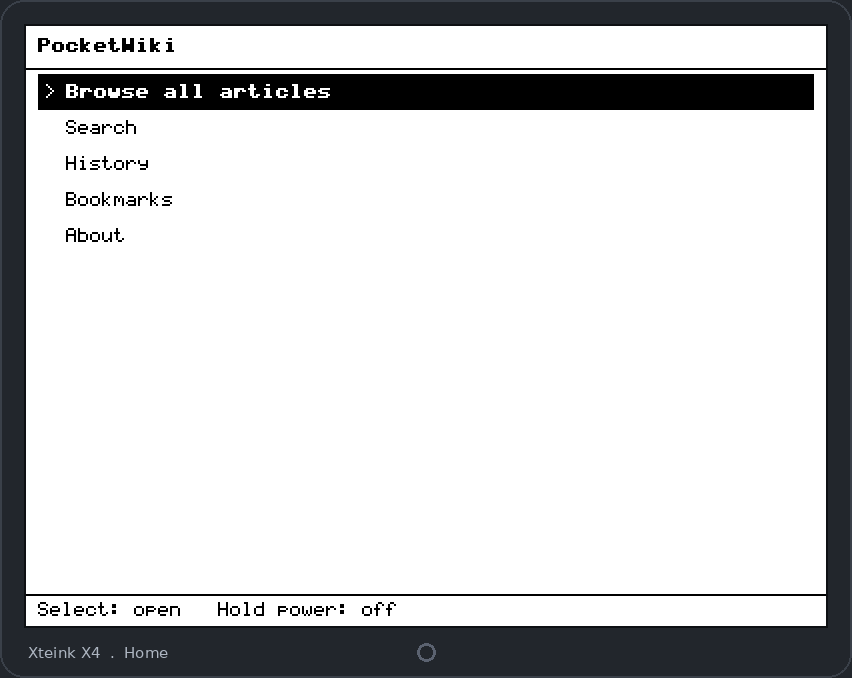
#> input picture docs/images/home.png, 852 x 678 px, given in place of home.pgm, which was not available
$ python make_media.py ../docs/images/home.png out.png
#> lines starting #> are read from the running program, lines starting #| are printed output that depends on the picture; pictures that were not available may be replaced by others from this repository, and a replacement may not be noted
#!/usr/bin/env python3
"""Turn the PGM frames from render_screens into README media.

Produces framed PNG screenshots and animated GIFs with a simple device bezel.
The pixels come from the real firmware rendering code (see render_screens.cpp);
this script only frames and animates them. British English; no em dashes.

Usage: python tools/make_media.py <frames_dir> <out_dir>
"""

import sys
from pathlib import Path

from PIL import Image, ImageDraw, ImageFont

SCALE = 2
PAD = 26
CHIN = 52
BODY = "#22262c"
EDGE = "#3a4049"
SCREEN_EDGE = "#0e1013"
LABEL = "#aeb6c2"
ACCENT = "#5b6270"


def _font(size):
#> called with size = 15
    for path in (
        "/usr/share/fonts/truetype/dejavu/DejaVuSans.ttf",
        "/usr/share/fonts/truetype/dejavu/DejaVuSans-Bold.ttf",
    ):
        try:
            return ImageFont.truetype(path, size)
        except OSError:
            continue
    return ImageFont.load_default()


LABEL_FONT = _font(15)


def load_pgm(path):
    return Image.open(path).convert("L")


def bezel(screen_l, caption):
#> called with caption = 'Xteink X4  .  Home'
    screen = screen_l.resize((screen_l.width * SCALE, screen_l.height * SCALE), Image.NEAREST).convert("RGB")
    w = screen.width + 2 * PAD
#> w = 1756
    h = screen.height + PAD + CHIN
#> h = 1434
    dev = Image.new("RGB", (w, h), BODY)
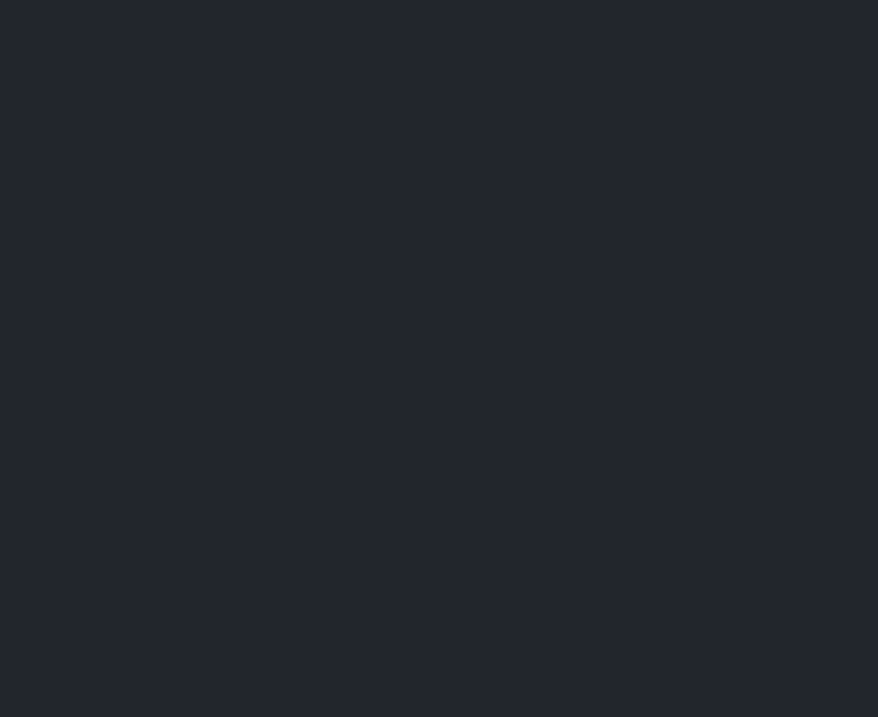
#> dev: PIL image 1756x1434 RGB (shown at 1/2 size); mean R, G, B 34, 38, 44
    d = ImageDraw.Draw(dev)
    d.rounded_rectangle([0, 0, w - 1, h - 1], radius=24, fill=BODY, outline=EDGE, width=2)
    sx, sy = PAD, PAD
    dev.paste(screen, (sx, sy))
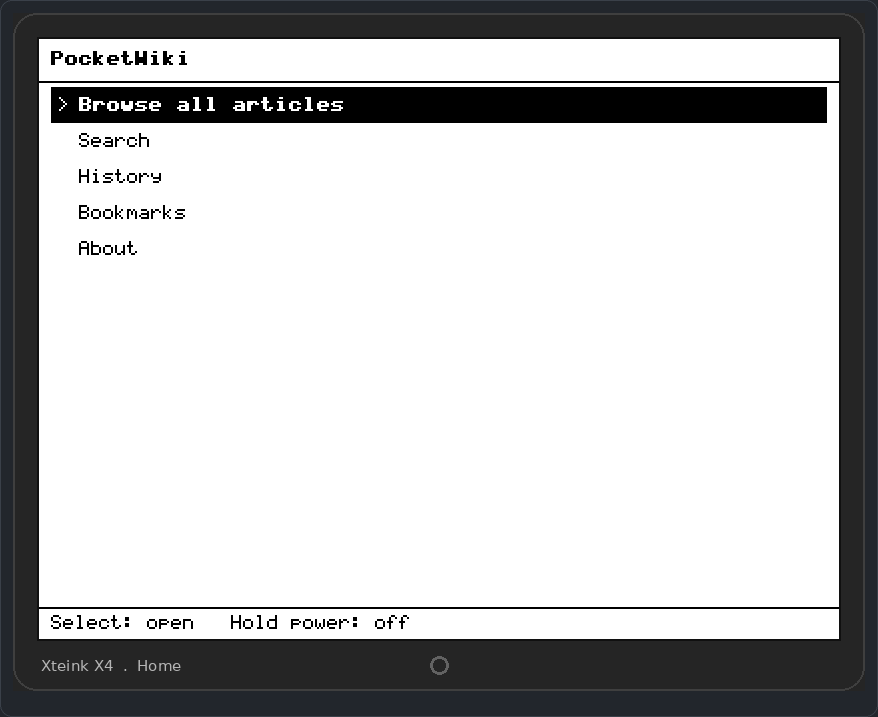
#> dev: PIL image 1756x1434 RGB (shown at 1/2 size); mean R, G, B 189.8, 190.1, 190.7
    d.rectangle([sx - 2, sy - 2, sx + screen.width + 1, sy + screen.height + 1], outline=SCREEN_EDGE, width=2)
    cy = sy + screen.height + CHIN // 2
#> cy = 1408
    d.ellipse([w // 2 - 9, cy - 9, w // 2 + 9, cy + 9], outline=ACCENT, width=3)
    d.text((sx + 2, cy - 8), caption, fill=LABEL, font=LABEL_FONT)
    return dev


def main():
    frames = Path(sys.argv[1])
    out = Path(sys.argv[2])
    out.mkdir(parents=True, exist_ok=True)

    stills = {
        "home.pgm": ("home.png", "Xteink X4  .  Home"),
        "browse.pgm": ("browse.png", "Xteink X4  .  Browse"),
        "search.pgm": ("search.png", "Xteink X4  .  Search"),
        "reader.pgm": ("reader.png", "Xteink X4  .  Reader"),
    }
    for src, (dst, caption) in stills.items():
        p = frames / src
        if p.exists():
            bezel(load_pgm(p), caption).save(out / dst)
            print("wrote", out / dst)
#> pass 2 of the loop in main, `for src, (dst, caption) in stills.items():`:
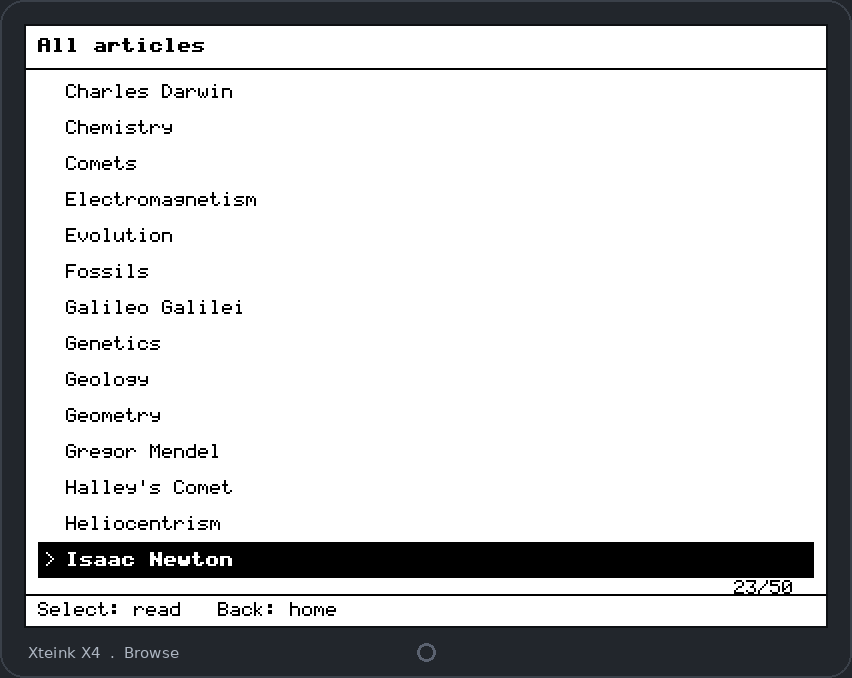
#> input picture docs/images/browse.png, 852 x 678 px, given in place of browse.pgm, which was not available
#> in bezel (call 2), `dev.paste(screen, (sx, sy))`:
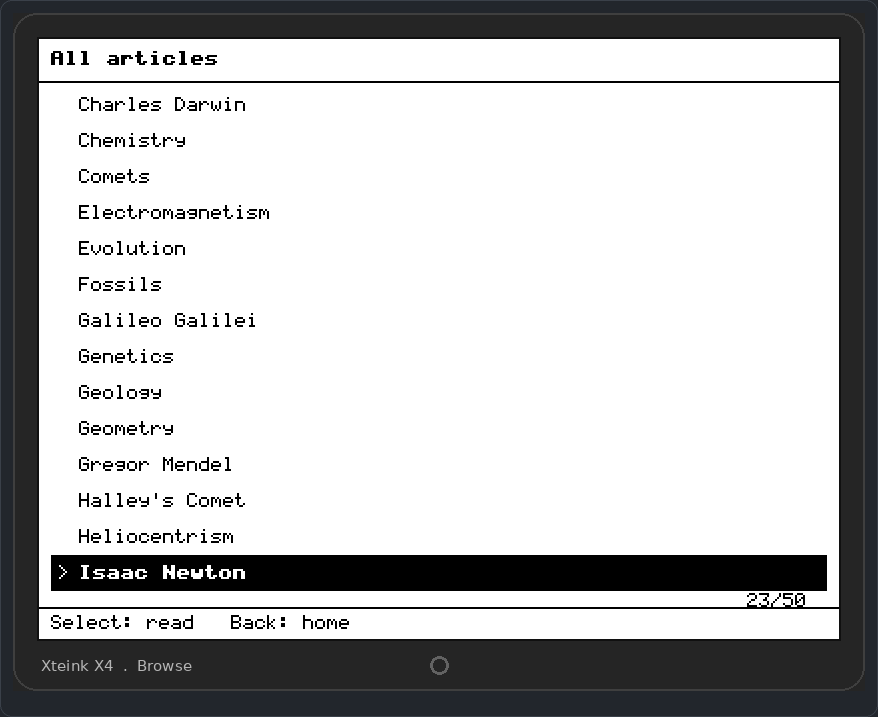
#> dev: PIL image 1756x1434 RGB (shown at 1/2 size); mean R, G, B 187.5, 187.8, 188.3
#> pass 3 of the loop in main, `for src, (dst, caption) in stills.items():`:
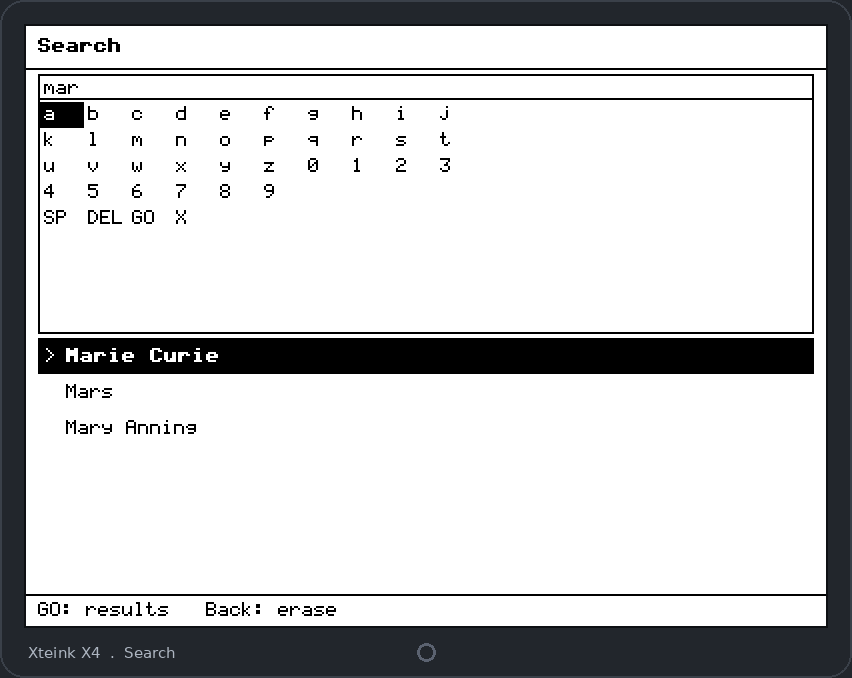
#> input picture docs/images/search.png, 852 x 678 px, given in place of search.pgm, which was not available
#> in bezel (call 3), `dev.paste(screen, (sx, sy))`:
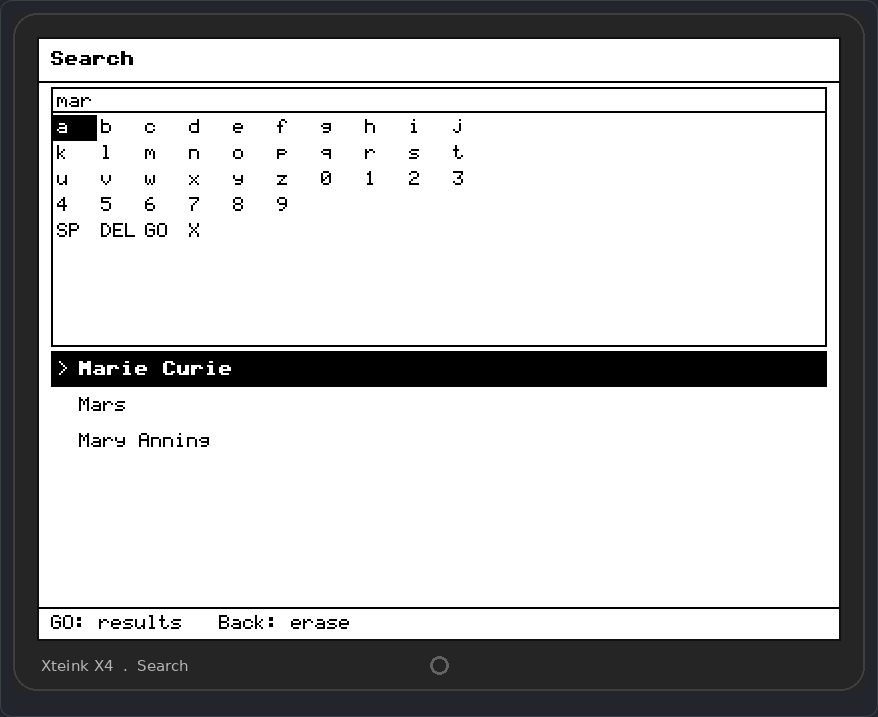
#> dev: PIL image 1756x1434 RGB (shown at 1/2 size); mean R, G, B 186.4, 186.7, 187.2
#> the loop made 4 passes; the first 3 are shown

    # Search typing animation.
    search_frames = sorted(frames.glob("search_*.pgm"), key=lambda p: int(p.stem.split("_")[1]))
    if search_frames:
        imgs = [bezel(load_pgm(p), "Xteink X4  .  Search") for p in search_frames]
        imgs = imgs + [imgs[-1]]  # hold the final frame
        imgs[0].save(
            out / "demo-search.gif",
            save_all=True,
            append_images=imgs[1:],
            duration=[650] * (len(imgs) - 1) + [1400],
            loop=0,
            optimize=True,
        )
        print("wrote", out / "demo-search.gif")

    # Reader paging animation.
    reader_frames = sorted(frames.glob("reader_p*.pgm"), key=lambda p: int(p.stem.split("p")[-1]))
    if reader_frames:
        imgs = [bezel(load_pgm(p), "Xteink X4  .  Reader") for p in reader_frames]
        seq = imgs + list(reversed(imgs[1:-1])) if len(imgs) > 2 else imgs + imgs[::-1]
        seq[0].save(
            out / "demo-reader.gif",
            save_all=True,
            append_images=seq[1:],
            duration=1600,
            loop=0,
            optimize=True,
        )
        print("wrote", out / "demo-reader.gif")


if __name__ == "__main__":
    main()
